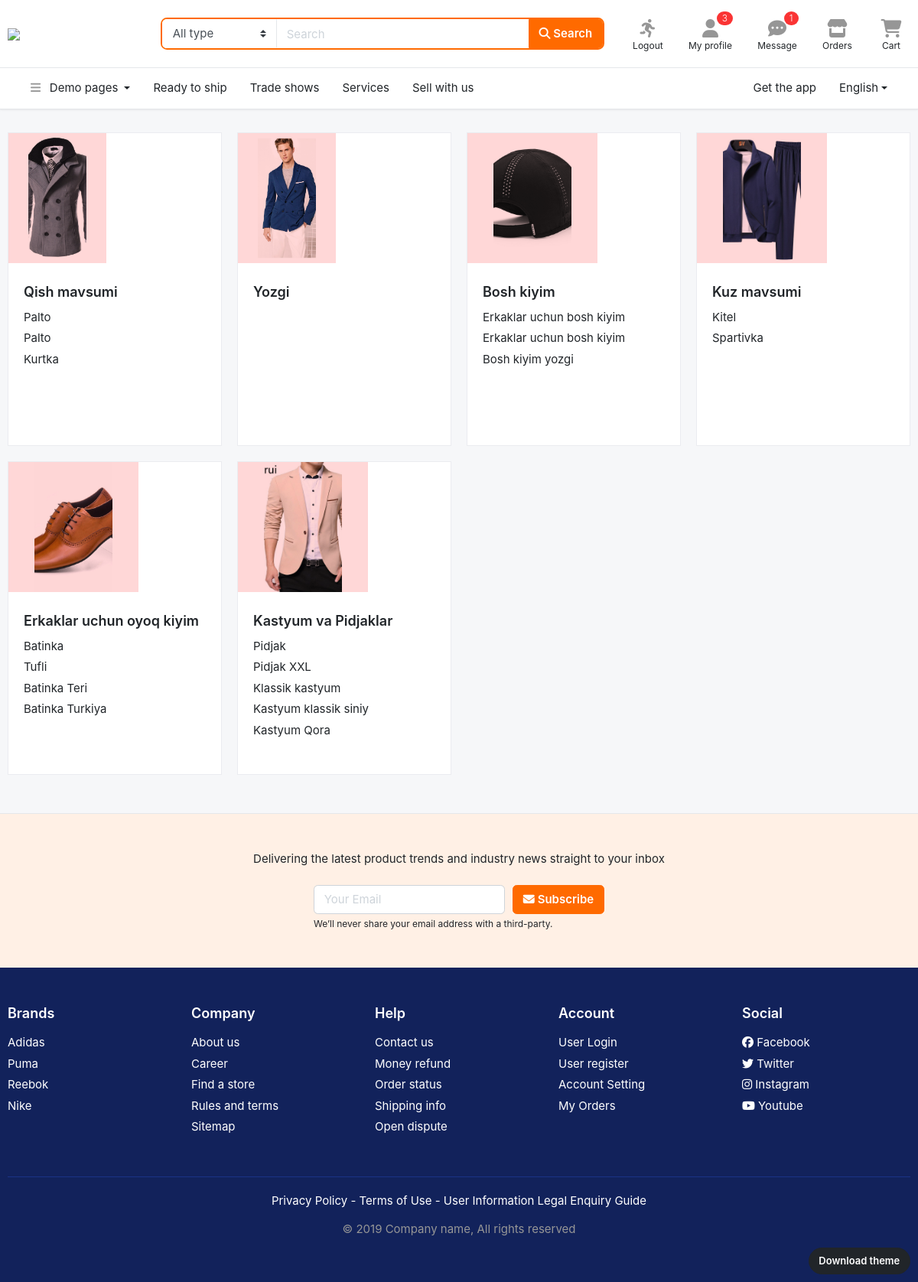
Screenshot of /home/bolimlar/ with the database file from the repository.
### asosiy/models.py (models this page shows, shortened)
class Bolim(models.Model):
    nom = models.CharField(max_length=100)
    rasm = models.FileField()

class Mahsulot(models.Model):
    nom = models.CharField(max_length=100)
    narx = models.PositiveIntegerField()
    chegirma = models.PositiveIntegerField(default=0)
    batafsil = models.TextField()
    brend = models.CharField(max_length=30)
    kafolat = models.CharField(max_length=30)
    yetkazish = models.CharField(max_length=30)
    mavjud = models.BooleanField(default=True)
    bolim = models.ForeignKey(Bolim, on_delete=models.CASCADE)
    ishlab_chiqaruvchi = models.CharField(max_length=30, default='Uzb')

### asosiy/views.py (the view)
# urls.py: path('bolimlar/', BolimlarView.as_view(), name='bolimlar'),
class BolimlarView(View):
    def get(self, request):
        content = {
            'bolimlar': Bolim.objects.all()
        }
        return render(request, 'page-category.html', content)

### templates/page-category.html
{% extends 'header.html' %}
{% block content %}
<section class="section-content padding-y">
<div class="container">
<nav class="row">
		{% for bolim in bolimlar %}
			<div class="col-md-3">
			<div class="card card-category">
			  <div class="img-wrap" style="background: #ffd7d7">
			  	<img src="{{bolim.rasm.url}}">
			  </div>
			  <div class="card-body">
			    <h4 class="card-title"><a href="/home/bolim/{{bolim.id}}/">{{bolim.nom}}</a></h4>
			    <ul class="list-menu">
					{% for mahsulot in bolim.mahsulot_set.all|slice:"0:5" %}
			    	<li><a href="/home/mahsulot/{{mahsulot.id}}">{{mahsulot.nom}}</a></li>
					{% endfor%}
			    </ul>
			  </div>
			</div>
		</div>
		{% endfor %}
</nav>
</div>
</section>
<section class="padding-y-lg bg-light border-top">
<div class="container">
<p class="pb-2 text-center">Delivering the latest product trends and industry news straight to your inbox</p>
<div class="row justify-content-md-center">
	<div class="col-lg-4 col-sm-6">
<form class="form-row">
		<div class="col-8">
		<input class="form-control" placeholder="Your Email" type="email">
		</div>
		<div class="col-4">
		<button type="submit" class="btn btn-block btn-warning"> <i class="fa fa-envelope"></i> Subscribe </button>
		</div>
</form>
<small class="form-text">We’ll never share your email address with a third-party. </small>
	</div>
</div>
</div>
</section>
<footer class="section-footer bg-secondary">
	<div class="container">
		<section class="footer-top padding-y-lg text-white">
			<div class="row">
				<aside class="col-md col-6">
					<h6 class="title">Brands</h6>
					<ul class="list-unstyled">
						<li> <a href="#">Adidas</a></li>
						<li> <a href="#">Puma</a></li>
						<li> <a href="#">Reebok</a></li>
						<li> <a href="#">Nike</a></li>
					</ul>
				</aside>
				<aside class="col-md col-6">
					<h6 class="title">Company</h6>
					<ul class="list-unstyled">
						<li> <a href="#">About us</a></li>
						<li> <a href="#">Career</a></li>
						<li> <a href="#">Find a store</a></li>
						<li> <a href="#">Rules and terms</a></li>
						<li> <a href="#">Sitemap</a></li>
					</ul>
				</aside>
				<aside class="col-md col-6">
					<h6 class="title">Help</h6>
					<ul class="list-unstyled">
						<li> <a href="#">Contact us</a></li>
						<li> <a href="#">Money refund</a></li>
						<li> <a href="#">Order status</a></li>
						<li> <a href="#">Shipping info</a></li>
						<li> <a href="#">Open dispute</a></li>
					</ul>
				</aside>
				<aside class="col-md col-6">
					<h6 class="title">Account</h6>
					<ul class="list-unstyled">
						<li> <a href="#"> User Login </a></li>
						<li> <a href="#"> User register </a></li>
						<li> <a href="#"> Account Setting </a></li>
						<li> <a href="#"> My Orders </a></li>
					</ul>
				</aside>
				<aside class="col-md">
					<h6 class="title">Social</h6>
					<ul class="list-unstyled">
						<li><a href="#"> <i class="fab fa-facebook"></i> Facebook </a></li>
						<li><a href="#"> <i class="fab fa-twitter"></i> Twitter </a></li>
						<li><a href="#"> <i class="fab fa-instagram"></i> Instagram </a></li>
						<li><a href="#"> <i class="fab fa-youtube"></i> Youtube </a></li>
					</ul>
				</aside>
			</div>
		</section>
		<section class="footer-bottom text-center">
				<p class="text-white">Privacy Policy - Terms of Use - User Information Legal Enquiry Guide</p>
				<p class="text-muted"> &copy 2019 Company name, All rights reserved </p>
				<br>
		</section>
	</div>
</footer>
{% endblock %}

### static/css/ui.css (style rules this page uses)
html { font-family:'Inter', sans-serif;font-size:15px }
.img-wrap { text-align:center;display:block }
.img-wrap img { max-width:100% }
.padding-y { padding-top:30px;padding-bottom:30px }
.padding-y-lg { padding-top:48px;padding-bottom:48px }
.section-footer ul li { margin-bottom:5px }
.section-footer ul a { color:inherit }
.section-footer .title { font-weight:600;margin-bottom:16px;font-size:18px }
.footer-bottom { padding-top:20px;padding-bottom:20px;border-top:1px solid #1a3286 }
[class*="list-"] li:after { visibility:hidden;display:block;content:"";overflow:hidden;height:0;clear:both }
.list-menu { list-style:none;margin:0;padding-left:0 }
.list-menu li { margin-bottom:5px }
.list-menu a { color:#212529 }
.card-category { display:block;margin-bottom:20px;overflow:hidden;min-height:410px }
.card-category .card-title { font-weight:600;font-size:18px }
.card-category .img-wrap { overflow:hidden;display:inline-block;height:170px;background:#fff0c5 }
.card-category .img-wrap img { height:100%;width:60%;-o-object-fit:cover;object-fit:cover;mix-blend-mode:multiply }
.card .img-wrap { overflow:hidden }
body { background-color:#f6f7f9 }

### rows the page displays
Bolim: rasm (picture), nom "Qish mavsumi"
Mahsulot: nom "Palto"
Mahsulot: nom "Palto"
Mahsulot: nom "Kurtka"
Bolim: rasm (picture), nom "Yozgi"
Bolim: rasm (picture), nom "Bosh kiyim"
Mahsulot: nom "Erkaklar uchun bosh kiyim"
Mahsulot: nom "Erkaklar uchun bosh kiyim"
Mahsulot: nom "Bosh kiyim yozgi"
Bolim: rasm (picture), nom "Kuz mavsumi"
Mahsulot: nom "Kitel"
Mahsulot: nom "Spartivka"
Bolim: rasm (picture), nom "Erkaklar uchun oyoq kiyim"
Mahsulot: nom "Batinka"
Mahsulot: nom "Tufli"
Mahsulot: nom "Batinka Teri"
Mahsulot: nom "Batinka Turkiya"
Bolim: rasm (picture), nom "Kastyum va Pidjaklar"
Mahsulot: nom "Pidjak"
Mahsulot: nom "Pidjak XXL"
Mahsulot: nom "Klassik kastyum"
Mahsulot: nom "Kastyum klassik siniy"
Mahsulot: nom "Kastyum Qora"
